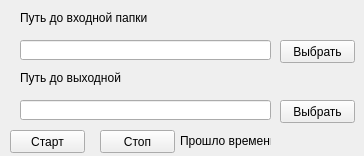
<?xml version="1.0" encoding="UTF-8"?>
<ui version="4.0">
 <class>Form</class>
 <widget class="QWidget" name="Form">
  <property name="geometry">
   <rect>
    <x>0</x>
    <y>0</y>
    <width>364</width>
    <height>156</height>
   </rect>
  </property>
  <property name="windowTitle">
   <string>Form</string>
  </property>
  <widget class="QLineEdit" name="lineEdit_files_folder">
   <property name="geometry">
    <rect>
     <x>20</x>
     <y>40</y>
     <width>251</width>
     <height>20</height>
    </rect>
   </property>
  </widget>
  <widget class="QLineEdit" name="lineEdit_for_diode">
   <property name="geometry">
    <rect>
     <x>20</x>
     <y>100</y>
     <width>251</width>
     <height>20</height>
    </rect>
   </property>
  </widget>
  <widget class="QLabel" name="label_diode">
   <property name="geometry">
    <rect>
     <x>20</x>
     <y>70</y>
     <width>141</width>
     <height>16</height>
    </rect>
   </property>
   <property name="text">
    <string>Путь до выходной</string>
   </property>
  </widget>
  <widget class="QPushButton" name="pushButton_files_folder">
   <property name="geometry">
    <rect>
     <x>280</x>
     <y>40</y>
     <width>75</width>
     <height>23</height>
    </rect>
   </property>
   <property name="text">
    <string>Выбрать</string>
   </property>
  </widget>
  <widget class="QPushButton" name="pushButton_diode">
   <property name="geometry">
    <rect>
     <x>280</x>
     <y>100</y>
     <width>75</width>
     <height>23</height>
    </rect>
   </property>
   <property name="text">
    <string>Выбрать</string>
   </property>
  </widget>
  <widget class="QLabel" name="label_files_folder">
   <property name="geometry">
    <rect>
     <x>20</x>
     <y>10</y>
     <width>211</width>
     <height>16</height>
    </rect>
   </property>
   <property name="text">
    <string>Путь до входной папки</string>
   </property>
  </widget>
  <widget class="QPushButton" name="pushButton_start">
   <property name="geometry">
    <rect>
     <x>10</x>
     <y>130</y>
     <width>75</width>
     <height>23</height>
    </rect>
   </property>
   <property name="text">
    <string>Старт</string>
   </property>
  </widget>
  <widget class="QPushButton" name="pushButton_stop">
   <property name="geometry">
    <rect>
     <x>100</x>
     <y>130</y>
     <width>75</width>
     <height>23</height>
    </rect>
   </property>
   <property name="text">
    <string>Стоп</string>
   </property>
  </widget>
  <widget class="QLabel" name="label_timer">
   <property name="geometry">
    <rect>
     <x>270</x>
     <y>130</y>
     <width>91</width>
     <height>20</height>
    </rect>
   </property>
   <property name="text">
    <string/>
   </property>
  </widget>
  <widget class="QLabel" name="label">
   <property name="geometry">
    <rect>
     <x>180</x>
     <y>130</y>
     <width>91</width>
     <height>21</height>
    </rect>
   </property>
   <property name="text">
    <string>Прошло времени:</string>
   </property>
  </widget>
 </widget>
 <resources/>
 <connections/>
</ui>
